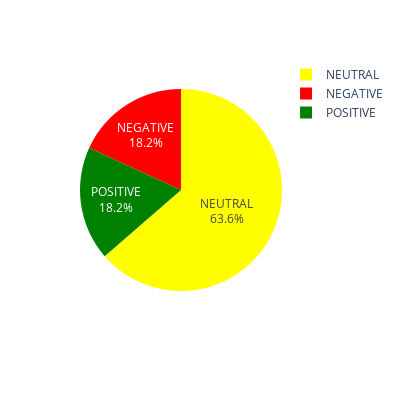

Source (notebook cell):
### Code cell
viz(sents,sents[:10]) # pass a slice, don't print the entire df

### Figure 1 — Plotly figure (JSON) as saved in the notebook; plotly's stock layout.template omitted (floating-point values rounded to 4 significant figures)
{"data": [{"customdata": [["NEUTRAL"], ["NEGATIVE"], ["NEGATIVE"], ["NEUTRAL"], ["NEUTRAL"], ["POSITIVE"], ["NEUTRAL"], ["NEUTRAL"], ["NEUTRAL"], ["POSITIVE"], ["NEUTRAL"]], "domain": {"x": [0, 1], "y": [0, 1]}, "hovertemplate": "label=%{customdata[0]}<extra></extra>", "labels": ["NEUTRAL", "NEGATIVE", "NEGATIVE", "NEUTRAL", "NEUTRAL", "POSITIVE", "NEUTRAL", "NEUTRAL", "NEUTRAL", "POSITIVE", "NEUTRAL"], "legendgroup": "", "marker": {"colors": ["yellow", "red", "red", "yellow", "yellow", "green", "yellow", "yellow", "yellow", "green", "yellow"]}, "name": "", "showlegend": true, "textinfo": "percent+label", "textposition": "inside", "type": "pie"}], "layout": {"height": 400, "legend": {"tracegroupgap": 0}, "margin": {"t": 60}, "width": 400}}
